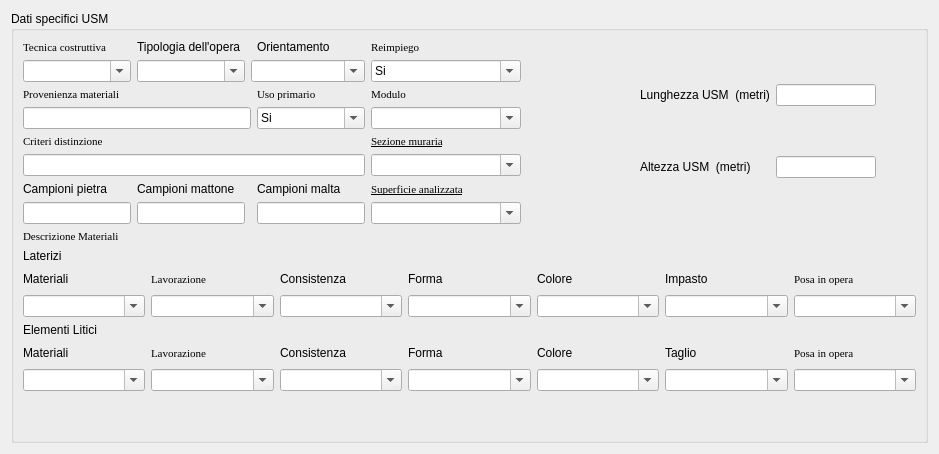
     <widget class="QWidget" name="tab_6">
      <attribute name="title">
       <string>Tecnica Edilizia USM</string>
      </attribute>
      <layout class="QGridLayout" name="gridLayout_31">
       <item row="0" column="0">
        <widget class="QgsCollapsibleGroupBox" name="groupBox_3">
         <property name="title">
          <string>Dati specifici USM </string>
         </property>
         <property name="collapsed">
          <bool>false</bool>
         </property>
         <layout class="QGridLayout" name="gridLayout_40">
          <item row="0" column="1">
           <layout class="QGridLayout" name="gridLayout_37">
            <item row="2" column="2">
             <spacer name="horizontalSpacer_3">
              <property name="orientation">
               <enum>Qt::Horizontal</enum>
              </property>
              <property name="sizeHint" stdset="0">
               <size>
                <width>113</width>
                <height>20</height>
               </size>
              </property>
             </spacer>
            </item>
            <item row="1" column="3">
             <widget class="QLabel" name="label_104">
              <property name="maximumSize">
               <size>
                <width>16777215</width>
                <height>20</height>
               </size>
              </property>
              <property name="text">
               <string>Lunghezza USM  (metri)</string>
              </property>
             </widget>
            </item>
            <item row="2" column="3">
             <widget class="QLabel" name="label_105">
              <property name="text">
               <string>Altezza USM  (metri)</string>
              </property>
             </widget>
            </item>
            <item row="1" column="2">
             <spacer name="horizontalSpacer_2">
              <property name="orientation">
               <enum>Qt::Horizontal</enum>
              </property>
              <property name="sizeHint" stdset="0">
               <size>
                <width>40</width>
                <height>20</height>
               </size>
              </property>
             </spacer>
            </item>
            <item row="1" column="4">
             <widget class="QLineEdit" name="lineEdit_lunghezza_usm">
              <property name="minimumSize">
               <size>
                <width>100</width>
                <height>0</height>
               </size>
              </property>
              <property name="maximumSize">
               <size>
                <width>100</width>
                <height>16777215</height>
               </size>
              </property>
             </widget>
            </item>
            <item row="2" column="4">
             <widget class="QLineEdit" name="lineEdit_altezza_usm">
              <property name="minimumSize">
               <size>
                <width>100</width>
                <height>0</height>
               </size>
              </property>
              <property name="maximumSize">
               <size>
                <width>100</width>
                <height>16777215</height>
               </size>
              </property>
             </widget>
            </item>
            <item row="2" column="5">
             <spacer name="horizontalSpacer_4">
              <property name="orientation">
               <enum>Qt::Horizontal</enum>
              </property>
              <property name="sizeHint" stdset="0">
               <size>
                <width>40</width>
                <height>20</height>
               </size>
              </property>
             </spacer>
            </item>
            <item row="1" column="5">
             <spacer name="horizontalSpacer_5">
              <property name="orientation">
               <enum>Qt::Horizontal</enum>
              </property>
              <property name="sizeHint" stdset="0">
               <size>
                <width>40</width>
                <height>20</height>
               </size>
              </property>
             </spacer>
            </item>
           </layout>
          </item>
          <item row="0" column="0">
           <layout class="QGridLayout" name="gridLayout_23">
            <item row="7" column="5">
             <widget class="QComboBox" name="comboBox_superficie_analizzata">
              <property name="sizePolicy">
               <sizepolicy hsizetype="Preferred" vsizetype="Preferred">
                <horstretch>0</horstretch>
                <verstretch>0</verstretch>
               </sizepolicy>
              </property>
              <property name="minimumSize">
               <size>
                <width>150</width>
                <height>20</height>
               </size>
              </property>
              <property name="font">
               <font>
                <family>Times New Roman</family>
                <pointsize>8</pointsize>
                <weight>50</weight>
                <italic>false</italic>
                <bold>false</bold>
                <underline>true</underline>
               </font>
              </property>
              <property name="editable">
               <bool>true</bool>
              </property>
             </widget>
            </item>
            <item row="5" column="5">
             <widget class="QComboBox" name="comboBox_sezione_muraria">
              <property name="editable">
               <bool>true</bool>
              </property>
             </widget>
            </item>
            <item row="6" column="5">
             <widget class="QLabel" name="label_52">
              <property name="minimumSize">
               <size>
                <width>0</width>
                <height>0</height>
               </size>
              </property>
              <property name="palette">
               <palette>
                <active/>
                <inactive/>
                <disabled/>
               </palette>
              </property>
              <property name="font">
               <font>
                <family>Times New Roman</family>
                <pointsize>8</pointsize>
                <weight>50</weight>
                <italic>false</italic>
                <bold>false</bold>
                <underline>true</underline>
               </font>
              </property>
              <property name="text">
               <string>Superficie analizzata</string>
              </property>
              <property name="openExternalLinks">
               <bool>true</bool>
              </property>
             </widget>
            </item>
            <item row="4" column="5">
             <widget class="QLabel" name="label_53">
              <property name="minimumSize">
               <size>
                <width>0</width>
                <height>0</height>
               </size>
              </property>
              <property name="palette">
               <palette>
                <active/>
                <inactive/>
                <disabled/>
               </palette>
              </property>
              <property name="font">
               <font>
                <family>Times New Roman</family>
                <pointsize>8</pointsize>
                <weight>50</weight>
                <italic>false</italic>
                <bold>false</bold>
                <underline>true</underline>
               </font>
              </property>
              <property name="text">
               <string>Sezione muraria</string>
              </property>
             </widget>
            </item>
            <item row="2" column="5">
             <widget class="QLabel" name="label_108">
              <property name="font">
               <font>
                <family>Times New Roman</family>
                <pointsize>8</pointsize>
                <weight>50</weight>
                <italic>false</italic>
                <bold>false</bold>
               </font>
              </property>
              <property name="text">
               <string>Modulo</string>
              </property>
             </widget>
            </item>
            <item row="3" column="5">
             <widget class="QComboBox" name="comboBox_modulo_usm">
              <property name="editable">
               <bool>true</bool>
              </property>
             </widget>
            </item>
            <item row="0" column="1">
             <widget class="QLabel" name="label_128">
              <property name="text">
               <string>Tipologia dell'opera</string>
              </property>
             </widget>
            </item>
            <item row="1" column="5">
             <widget class="QComboBox" name="comboBox_reimpiego_usm">
              <property name="editable">
               <bool>true</bool>
              </property>
              <item>
               <property name="text">
                <string>Si</string>
               </property>
              </item>
              <item>
               <property name="text">
                <string>No</string>
               </property>
              </item>
             </widget>
            </item>
            <item row="0" column="5">
             <widget class="QLabel" name="label_57">
              <property name="minimumSize">
               <size>
                <width>0</width>
                <height>0</height>
               </size>
              </property>
              <property name="maximumSize">
               <size>
                <width>16777215</width>
                <height>20</height>
               </size>
              </property>
              <property name="font">
               <font>
                <family>Times New Roman</family>
                <pointsize>8</pointsize>
                <weight>50</weight>
                <italic>false</italic>
                <bold>false</bold>
               </font>
              </property>
              <property name="text">
               <string>Reimpiego</string>
              </property>
             </widget>
            </item>
            <item row="1" column="1">
             <widget class="QComboBox" name="comboBox_tipologia_opera">
              <property name="editable">
               <bool>true</bool>
              </property>
             </widget>
            </item>
            <item row="7" column="3">
             <widget class="QLineEdit" name="lineEdit_campioni_malta_usm"/>
            </item>
            <item row="1" column="0">
             <widget class="QComboBox" name="comboBox_tecnica_muraria_usm">
              <property name="editable">
               <bool>true</bool>
              </property>
             </widget>
            </item>
            <item row="4" column="0">
             <widget class="QLabel" name="label_112">
              <property name="font">
               <font>
                <family>Times New Roman</family>
                <pointsize>8</pointsize>
                <weight>50</weight>
                <italic>false</italic>
                <bold>false</bold>
               </font>
              </property>
              <property name="text">
               <string>Criteri distinzione</string>
              </property>
             </widget>
            </item>
            <item row="6" column="3">
             <widget class="QLabel" name="label_109">
              <property name="text">
               <string>Campioni malta</string>
              </property>
             </widget>
            </item>
            <item row="5" column="0" colspan="4">
             <widget class="QLineEdit" name="lineEdit_criteri_distinzione_usm">
              <property name="minimumSize">
               <size>
                <width>0</width>
                <height>20</height>
               </size>
              </property>
             </widget>
            </item>
            <item row="6" column="1">
             <widget class="QLabel" name="label_111">
              <property name="text">
               <string>Campioni mattone</string>
              </property>
             </widget>
            </item>
            <item row="2" column="0">
             <widget class="QLabel" name="Provenienzamateriali">
              <property name="font">
               <font>
                <family>Times New Roman</family>
                <pointsize>8</pointsize>
                <weight>50</weight>
                <italic>false</italic>
                <bold>false</bold>
               </font>
              </property>
              <property name="text">
               <string>Provenienza materiali</string>
              </property>
             </widget>
            </item>
            <item row="0" column="0">
             <widget class="QLabel" name="label_107">
              <property name="font">
               <font>
                <family>Times New Roman</family>
                <pointsize>8</pointsize>
                <weight>50</weight>
                <italic>false</italic>
                <bold>false</bold>
               </font>
              </property>
              <property name="text">
               <string>Tecnica costruttiva</string>
              </property>
             </widget>
            </item>
            <item row="6" column="0">
             <widget class="QLabel" name="label_110">
              <property name="text">
               <string>Campioni pietra</string>
              </property>
             </widget>
            </item>
            <item row="7" column="1">
             <widget class="QLineEdit" name="lineEdit_campioni_pietra_usm"/>
            </item>
            <item row="7" column="0">
             <widget class="QLineEdit" name="lineEdit_campioni_mattone_usm"/>
            </item>
            <item row="3" column="0" colspan="3">
             <widget class="QLineEdit" name="lineEdit_provenienza_materiali_usm">
              <property name="minimumSize">
               <size>
                <width>0</width>
                <height>20</height>
               </size>
              </property>
             </widget>
            </item>
            <item row="3" column="3">
             <widget class="QComboBox" name="comboBox_uso_primario_usm">
              <property name="editable">
               <bool>true</bool>
              </property>
              <item>
               <property name="text">
                <string>Si</string>
               </property>
              </item>
              <item>
               <property name="text">
                <string>No</string>
               </property>
              </item>
             </widget>
            </item>
            <item row="2" column="3">
             <widget class="QLabel" name="label_113">
              <property name="font">
               <font>
                <family>Times New Roman</family>
                <pointsize>8</pointsize>
                <weight>50</weight>
                <italic>false</italic>
                <bold>false</bold>
               </font>
              </property>
              <property name="text">
               <string>Uso primario</string>
              </property>
             </widget>
            </item>
            <item row="1" column="2" colspan="2">
             <widget class="QComboBox" name="comboBox_orientamento">
              <property name="editable">
               <bool>true</bool>
              </property>
             </widget>
            </item>
            <item row="0" column="3">
             <widget class="QLabel" name="label_129">
              <property name="text">
               <string>Orientamento</string>
              </property>
             </widget>
            </item>
           </layout>
          </item>
          <item row="2" column="0" colspan="2">
           <layout class="QGridLayout" name="gridLayout_19">
            <item row="0" column="0">
             <widget class="QLabel" name="label_122">
              <property name="font">
               <font>
                <family>Times New Roman</family>
                <pointsize>8</pointsize>
                <weight>50</weight>
                <italic>false</italic>
                <bold>false</bold>
               </font>
              </property>
              <property name="text">
               <string>Descrizione Materiali</string>
              </property>
             </widget>
            </item>
            <item row="1" column="0">
             <widget class="QLabel" name="label_123">
              <property name="text">
               <string>Laterizi</string>
              </property>
             </widget>
            </item>
            <item row="2" column="0">
             <widget class="QLabel" name="label_62">
              <property name="text">
               <string>Materiali</string>
              </property>
             </widget>
            </item>
            <item row="2" column="1">
             <widget class="QLabel" name="label_56">
              <property name="minimumSize">
               <size>
                <width>0</width>
                <height>20</height>
               </size>
              </property>
              <property name="maximumSize">
               <size>
                <width>16777215</width>
                <height>20</height>
               </size>
              </property>
              <property name="font">
               <font>
                <family>Times New Roman</family>
                <pointsize>8</pointsize>
                <weight>50</weight>
                <italic>false</italic>
                <bold>false</bold>
               </font>
              </property>
              <property name="text">
               <string>Lavorazione</string>
              </property>
             </widget>
            </item>
            <item row="2" column="2">
             <widget class="QLabel" name="label_66">
              <property name="text">
               <string>Consistenza</string>
              </property>
             </widget>
            </item>
            <item row="2" column="3">
             <widget class="QLabel" name="label_67">
              <property name="text">
               <string>Forma</string>
              </property>
             </widget>
            </item>
            <item row="2" column="4">
             <widget class="QLabel" name="label_68">
              <property name="text">
               <string>Colore</string>
              </property>
             </widget>
            </item>
            <item row="2" column="5">
             <widget class="QLabel" name="label_69">
              <property name="text">
               <string>Impasto</string>
              </property>
             </widget>
            </item>
            <item row="2" column="6">
             <widget class="QLabel" name="label_58">
              <property name="minimumSize">
               <size>
                <width>0</width>
                <height>20</height>
               </size>
              </property>
              <property name="maximumSize">
               <size>
                <width>16777215</width>
                <height>20</height>
               </size>
              </property>
              <property name="font">
               <font>
                <family>Times New Roman</family>
                <pointsize>8</pointsize>
                <weight>50</weight>
                <italic>false</italic>
                <bold>false</bold>
               </font>
              </property>
              <property name="text">
               <string>Posa in opera</string>
              </property>
             </widget>
            </item>
            <item row="3" column="0">
             <widget class="QComboBox" name="comboBox_materiali_lat">
              <property name="editable">
               <bool>true</bool>
              </property>
              <item>
               <property name="text">
                <string/>
               </property>
              </item>
              <item>
               <property name="text">
                <string>Mattoni</string>
               </property>
              </item>
             </widget>
            </item>
            <item row="3" column="1">
             <widget class="QComboBox" name="comboBox_lavorazione_lat">
              <property name="editable">
               <bool>true</bool>
              </property>
              <item>
               <property name="text">
                <string/>
               </property>
              </item>
              <item>
               <property name="text">
                <string>Crudi</string>
               </property>
              </item>
              <item>
               <property name="text">
                <string>Cotti</string>
               </property>
              </item>
              <item>
               <property name="text">
                <string>Cotti al sole</string>
               </property>
              </item>
              <item>
               <property name="text">
                <string>Semifusi</string>
               </property>
              </item>
             </widget>
            </item>
            <item row="3" column="2">
             <widget class="QComboBox" name="comboBox_consistenza_lat">
              <property name="editable">
               <bool>true</bool>
              </property>
              <item>
               <property name="text">
                <string/>
               </property>
              </item>
              <item>
               <property name="text">
                <string>Tenera</string>
               </property>
              </item>
              <item>
               <property name="text">
                <string>Dura</string>
               </property>
              </item>
              <item>
               <property name="text">
                <string>Molto dura</string>
               </property>
              </item>
             </widget>
            </item>
            <item row="3" column="3">
             <widget class="QComboBox" name="comboBox_forma_lat">
              <property name="editable">
               <bool>true</bool>
              </property>
              <item>
               <property name="text">
                <string/>
               </property>
              </item>
              <item>
               <property name="text">
                <string>Triangolari</string>
               </property>
              </item>
              <item>
               <property name="text">
                <string>Quadrati</string>
               </property>
              </item>
              <item>
               <property name="text">
                <string>Rettangolari</string>
               </property>
              </item>
              <item>
               <property name="text">
                <string>Spezzoni</string>
               </property>
              </item>
             </widget>
            </item>
            <item row="3" column="4">
             <widget class="QComboBox" name="comboBox_colore_lat">
              <property name="editable">
               <bool>true</bool>
              </property>
             </widget>
            </item>
            <item row="3" column="5">
             <widget class="QComboBox" name="comboBox_impasto_lat">
              <property name="editable">
               <bool>true</bool>
              </property>
              <item>
               <property name="text">
                <string/>
               </property>
              </item>
              <item>
               <property name="text">
                <string>Depurato</string>
               </property>
              </item>
              <item>
               <property name="text">
                <string>Poco depurato</string>
               </property>
              </item>
             </widget>
            </item>
            <item row="3" column="6">
             <widget class="QComboBox" name="comboBox_posa_in_opera_usm">
              <property name="editable">
               <bool>true</bool>
              </property>
              <item>
               <property name="text">
                <string/>
               </property>
              </item>
              <item>
               <property name="text">
                <string>Filari orizzontali</string>
               </property>
              </item>
              <item>
               <property name="text">
                <string>Filari ondulati</string>
               </property>
              </item>
              <item>
               <property name="text">
                <string>Spina pesce</string>
               </property>
              </item>
              <item>
               <property name="text">
                <string>Alternati</string>
               </property>
              </item>
              <item>
               <property name="text">
                <string>Sfalsati</string>
               </property>
              </item>
             </widget>
            </item>
            <item row="4" column="0">
             <widget class="QLabel" name="label_124">
              <property name="inputMethodHints">
               <set>Qt::ImhMultiLine</set>
              </property>
              <property name="text">
               <string>Elementi Litici</string>
              </property>
              <property name="scaledContents">
               <bool>false</bool>
              </property>
              <property name="wordWrap">
               <bool>true</bool>
              </property>
             </widget>
            </item>
            <item row="5" column="0">
             <widget class="QLabel" name="label_85">
              <property name="text">
               <string>Materiali</string>
              </property>
             </widget>
            </item>
            <item row="5" column="1">
             <widget class="QLabel" name="label_119">
              <property name="minimumSize">
               <size>
                <width>0</width>
                <height>20</height>
               </size>
              </property>
              <property name="maximumSize">
               <size>
                <width>16777215</width>
                <height>20</height>
               </size>
              </property>
              <property name="font">
               <font>
                <family>Times New Roman</family>
                <pointsize>8</pointsize>
                <weight>50</weight>
                <italic>false</italic>
                <bold>false</bold>
               </font>
              </property>
              <property name="text">
               <string>Lavorazione</string>
              </property>
             </widget>
            </item>
            <item row="5" column="3">
             <widget class="QLabel" name="label_73">
              <property name="text">
               <string>Forma</string>
              </property>
             </widget>
            </item>
            <item row="5" column="4">
             <widget class="QLabel" name="label_86">
              <property name="text">
               <string>Colore</string>
              </property>
             </widget>
            </item>
            <item row="5" column="5">
             <widget class="QLabel" name="label_72">
              <property name="text">
               <string>Taglio</string>
              </property>
             </widget>
            </item>
            <item row="5" column="6">
             <widget class="QLabel" name="label_74">
              <property name="minimumSize">
               <size>
                <width>0</width>
                <height>20</height>
               </size>
              </property>
              <property name="maximumSize">
               <size>
                <width>16777215</width>
                <height>20</height>
               </size>
              </property>
              <property name="font">
               <font>
                <family>Times New Roman</family>
                <pointsize>8</pointsize>
                <weight>50</weight>
                <italic>false</italic>
                <bold>false</bold>
               </font>
              </property>
              <property name="text">
               <string>Posa in opera</string>
              </property>
             </widget>
            </item>
            <item row="6" column="0">
             <widget class="QComboBox" name="comboBox_materiale_p">
              <property name="editable">
               <bool>true</bool>
              </property>
              <item>
               <property name="text">
                <string/>
               </property>
              </item>
              <item>
               <property name="text">
                <string>Tufo </string>
               </property>
              </item>
              <item>
               <property name="text">
                <string>Calcare</string>
               </property>
              </item>
              <item>
               <property name="text">
                <string>Altro</string>
               </property>
              </item>
             </widget>
            </item>
            <item row="6" column="1">
             <widget class="QComboBox" name="comboBox_lavorazione_usm">
              <property name="editable">
               <bool>true</bool>
              </property>
              <item>
               <property name="text">
                <string/>
               </property>
              </item>
              <item>
               <property name="text">
                <string>Sfaldati</string>
               </property>
              </item>
              <item>
               <property name="text">
                <string>Spaccati</string>
               </property>
              </item>
              <item>
               <property name="text">
                <string>Sbozzati</string>
               </property>
              </item>
              <item>
               <property name="text">
                <string>Squadrati</string>
               </property>
              </item>
              <item>
               <property name="text">
                <string>Spianati</string>
               </property>
              </item>
             </widget>
            </item>
            <item row="6" column="3">
             <widget class="QComboBox" name="comboBox_forma_p">
              <property name="editable">
               <bool>true</bool>
              </property>
              <item>
               <property name="text">
                <string/>
               </property>
              </item>
              <item>
               <property name="text">
                <string>Regolare</string>
               </property>
              </item>
              <item>
               <property name="text">
                <string>Irregolari</string>
               </property>
              </item>
             </widget>
            </item>
            <item row="6" column="4">
             <widget class="QComboBox" name="comboBox_colore_p">
              <property name="editable">
               <bool>true</bool>
              </property>
             </widget>
            </item>
            <item row="6" column="5">
             <widget class="QComboBox" name="comboBox_taglio_p">
              <property name="editable">
               <bool>true</bool>
              </property>
              <item>
               <property name="text">
                <string/>
               </property>
              </item>
              <item>
               <property name="text">
                <string>A scalpello</string>
               </property>
              </item>
              <item>
               <property name="text">
                <string>A sega</string>
               </property>
              </item>
              <item>
               <property name="text">
                <string>A martellina</string>
               </property>
              </item>
             </widget>
            </item>
            <item row="6" column="6">
             <widget class="QComboBox" name="comboBox_posa_opera_p">
              <property name="editable">
               <bool>true</bool>
              </property>
              <item>
               <property name="text">
                <string/>
               </property>
              </item>
              <item>
               <property name="text">
                <string>Corsi regolari</string>
               </property>
              </item>
              <item>
               <property name="text">
                <string>Corsi irregolari</string>
               </property>
              </item>
              <item>
               <property name="text">
                <string>Corsi alternati</string>
               </property>
              </item>
              <item>
               <property name="text">
                <string>Sparsi</string>
               </property>
              </item>
             </widget>
            </item>
            <item row="6" column="2">
             <widget class="QComboBox" name="comboBox_consistenza_p">
              <property name="editable">
               <bool>true</bool>
              </property>
              <item>
               <property name="text">
                <string/>
               </property>
              </item>
              <item>
               <property name="text">
                <string>Tenera</string>
               </property>
              </item>
              <item>
               <property name="text">
                <string>Dura</string>
               </property>
              </item>
              <item>
               <property name="text">
                <string>Molto dura</string>
               </property>
              </item>
             </widget>
            </item>
            <item row="5" column="2">
             <widget class="QLabel" name="label_76">
              <property name="text">
               <string>Consistenza</string>
              </property>
             </widget>
            </item>
           </layout>
          </item>
          <item row="3" column="0">
           <spacer name="verticalSpacer_3">
            <property name="orientation">
             <enum>Qt::Vertical</enum>
            </property>
            <property name="sizeHint" stdset="0">
             <size>
              <width>20</width>
              <height>40</height>
             </size>
            </property>
           </spacer>
          </item>
         </layout>
        </widget>
       </item>
      </layout>
     </widget>
